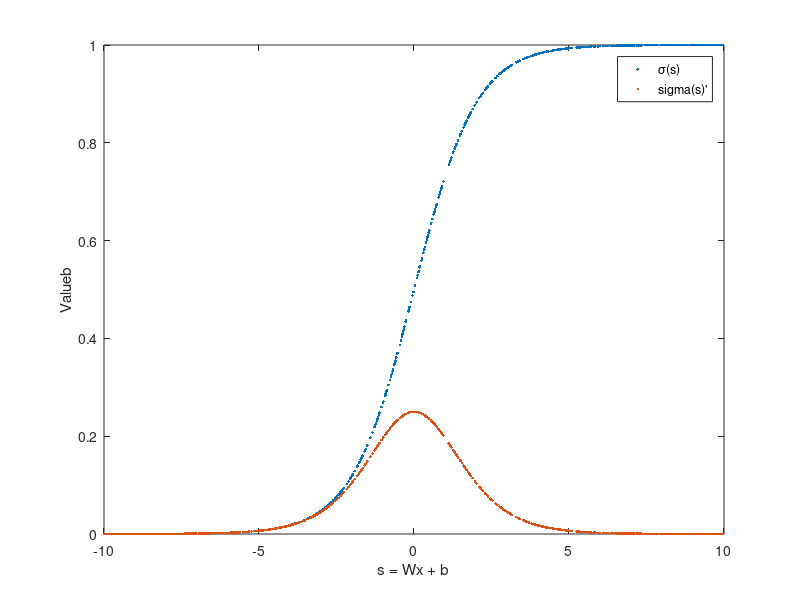

Here is the MATLAB script that generated this plot:
s = (rand(1000,1)-0.5)*20;
% s = 2*randn(100,1);
h = (1+exp(-s)).^-1;
% h_bar = diag(h.*(1-h));
h_bar = diag(h) - diag(diag(h*h'));

figure;
plot(s,h,'.');
hold on;
plot(s,diag(h_bar),'.');

legend('\sigma(s)',"\sigma(s)'")
xlabel('s = Wx + b')
ylabel('Valueb')
